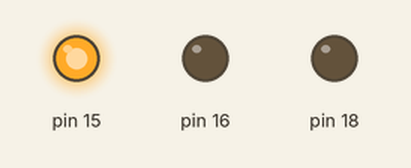
Recording of a program running on a simulated Raspberry Pi (header pin numbers), started with the arguments Hello ron. Shown: output pins drawn as LEDs (lit = HIGH). What the program prints to the terminal is not drawn. At 0.0 s the program stops and its outputs stay as they are.

Above: at 0.1 s.
Timing chart, 0 to 1.5 s (numbered marks = the images above):
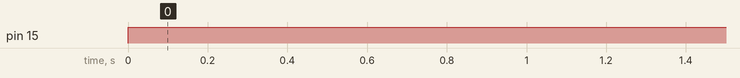

The program:

RYG_led_control.py
```python
#RED=15
#YELLOW=16
#GREEN=18
import sys
import time
import RPi.GPIO as GPIO ## Import GPIO library
GPIO.setwarnings(False)
GPIO.setmode(GPIO.BOARD) ## Use board pin numbering
GPIO.setup(15, GPIO.OUT) ## Setup GPIO Pin 15 to OUT
GPIO.setup(16, GPIO.OUT) ## Setup GPIO Pin 16 to OUT
GPIO.setup(18, GPIO.OUT) ## Setup GPIO Pin 18 to OUT
print(len(sys.argv))

status=sys.argv[2]

if(status=="ron"):
    GPIO.output(15,True)
if(status=="roff"):
    GPIO.output(15,False)

if(status=="yon"):
    GPIO.output(16,True)
if(status=="yoff"):
    GPIO.output(16,False)

if(status=="gon"):
    GPIO.output(18,True)
if(status=="goff"):
    GPIO.output(18,False)
```

Measured:
- by itself, pin 15: LOW → HIGH at 0.00 s
